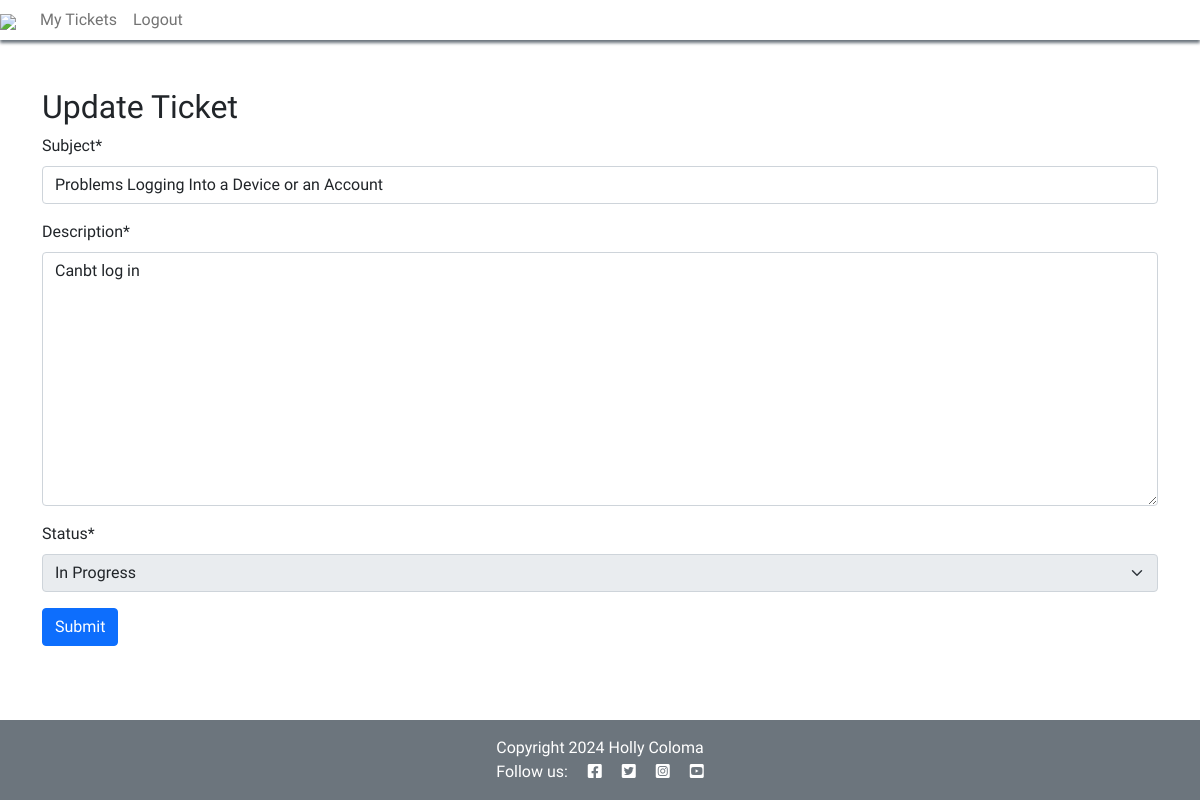
The app's page /ticket/15/edit/ (signed in), older data.
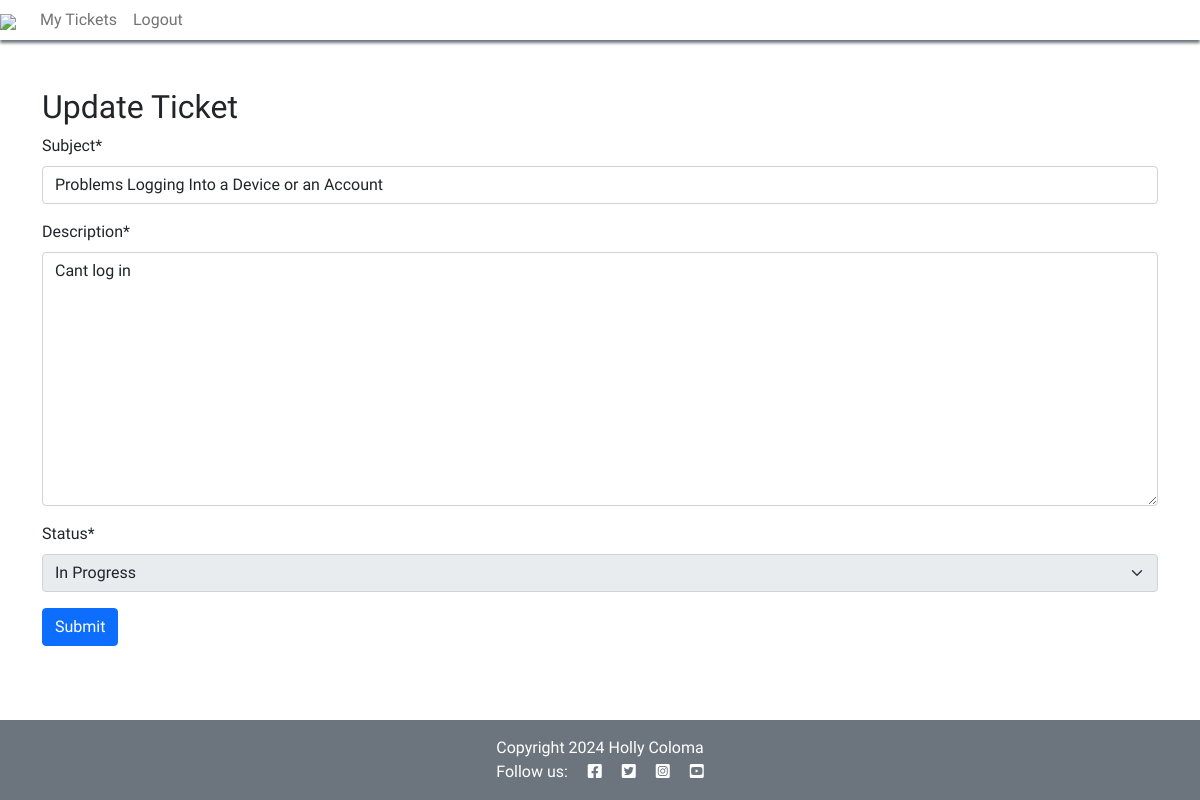
The same page, newer data.
### support/models.py (models this page shows, shortened)
class Ticket(models.Model):
    STATUS_OPTIONS = (
        ('Open', 'Open'),
        ('In Progress', 'In Progress'),
        ('Closed', 'Closed'),
    )
    ticket_id = models.CharField(max_length=20, unique=True)
    user = models.ForeignKey(User, on_delete=models.CASCADE)
    subject = models.CharField(max_length=255)
    description = models.TextField()
    status = models.CharField(max_length=20, choices=STATUS_OPTIONS, default='Open')
    created_on = models.DateTimeField(auto_now_add=True)
    updated_on = models.DateTimeField(auto_now=True)

### support/views.py (the view, shortened to what this page needs)
# urls.py: path('ticket/<int:pk>/edit/', TicketUpdateView.as_view(), name='ticket_edit'),
class TicketUpdateView(LoginRequiredMixin, UpdateView):
    model = Ticket
    form_class = TicketUpdateForm
    template_name = 'support/ticket_form.html'
    success_message = "Ticket was updated successfully!"
    def get_queryset(self):
        queryset = super().get_queryset()
        if self.request.user.is_staff or self.request.user.is_superuser:
            return Ticket.objects.all()
        return Ticket.objects.filter(user=self.request.user)
    def get_form_kwargs(self):
        kwargs = super().get_form_kwargs()
        kwargs['user'] = self.request.user  # Pass the user to the form
        return kwargs

### support/forms.py
class TicketUpdateForm(forms.ModelForm):
    class Meta:
        model = Ticket
        fields = ['subject', 'description', 'status']
    def __init__(self, *args, **kwargs):
        self.user = kwargs.pop('user', None)
        super().__init__(*args, **kwargs)
        if self.user:
            if self.user.is_staff and not self.user.is_superuser:  # Tech support (staff but not admin)
                self.fields['subject'].disabled = True
                self.fields['description'].disabled = True
            elif self.user.is_superuser:  # Admin
                pass  # Admins can edit everything
            else:  # Regular users
                self.fields['status'].disabled = True

### support/templates/support/ticket_form.html (shortened to what this page needs)
{% extends "base.html" %}
{% block content %}
{% load crispy_forms_tags %}
<div class="container mt-5">
    <h2>{% if form.instance.pk %}Update Ticket{% else %}Create a New Ticket{% endif %}</h2>
    <form method="post" action="">
        {{ form|crispy }}
        <button type="submit" class="btn btn-primary">Submit</button>
    </form>
</div>
{% endblock content %}

Row changes from the older to the newer data that the page shows:
changed Ticket "Problems Logging Into a Device or an Account": description "Canbt log in" → "Cant log in"
